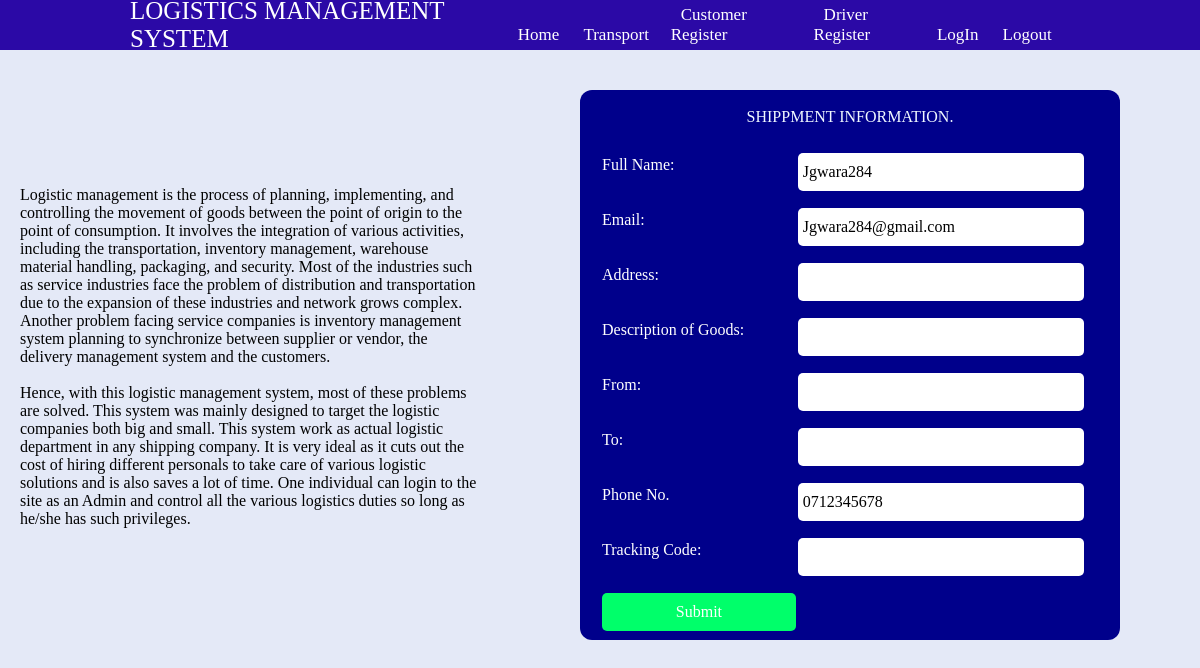
/Webpages/Transport.php (signed in), run on the app's committed database.
### tables this page shows
CREATE TABLE `users` (
  `id` int(255) NOT NULL,
  `user_id` varchar(255) NOT NULL,
  `name` varchar(255) NOT NULL,
  `email` varchar(255) NOT NULL,
  `number` varchar(255) NOT NULL,
  `password` varchar(255) NOT NULL,
  `profile_img` varchar(255) NOT NULL,
  `status` varchar(255) NOT NULL
);

### Webpages/Transport.php (the view, shortened to what this page needs)
<?php
    require_once '../Actions/DBMsconnect.php';
?>
<!DOCTYPE html>
<html lang="en">
<head>
    <link rel="stylesheet" href="../style/Style01.css">
    <link rel="stylesheet" href="../style/style02.css">
</head>
<body>
    <div class="nav">
        <div class="nav-bar">
            <span class="logo" id="navlogo"><a href="#">LOGISTICS MANAGEMENT SYSTEM</a></span>
            <div class="menu" id="menu">
                <ul class="nav-links">
                    <li><a href="../Index.php">Home</a></li>
                    <li><a href="Transport.php">Transport</a></li>
                    <li><a href="Register.php">Customer Register</a></li>
                    <li><a href="Driver.php">Driver Register</a></li>
                    <li><a href="Login.php">LogIn</a></li>
                    <li><a href="../Actions/LogOut.php">Logout</a></li>
                </ul>
            </div>
        </div>
    </div>
    <div class="viwes">
        <div class="item-list">
            <div class="list-details">
                <p>Logistic management is the process of planning, implementing, and controlling the movement of goods
                    between the point of origin to the point of consumption. It involves the integration of various
                    activities, including the transportation, inventory management, warehouse material handling,
                    packaging, and security. Most of the industries such as service industries face the problem of
                    distribution and transportation due to the expansion of these industries and network grows complex.
                    Another problem facing service companies is inventory management system planning to synchronize
                    between supplier or vendor, the delivery management system and the customers.
                </p>
                <br>
                <p>Hence, with this logistic management system, most of these problems are solved. This system was
                    mainly designed to target the logistic companies both big and small. This system work as actual
                    logistic department in any shipping company. It is very ideal as it cuts out the cost of hiring
                    different personals to take care of various logistic solutions and is also saves a lot of time. One
                    individual can login to the site as an Admin and control all the various logistics duties so long as
                    he/she has such privileges.
                </p>
            </div>
            <div class="intro">
                <div class="request"><br>
                    <p style="text-align: center; color:aliceblue;">SHIPPMENT INFORMATION.</p>
                    <form action="" method="post" class="form-proces">
                        <?php $select = "SELECT * FROM users WHERE user_id = '$_SESSION[user_id]'";
                                $query = mysqli_query($db,$select);
                                    while($name  = mysqli_fetch_array($query)){?>
                        <table class="table">
                            <tr>
                                <td>Full Name:</td>
                                <td><input type="text" name="name" readonly value="<?php echo $name['name']; ?>"></td>
                            </tr>
                            <tr>
                                <td>Email:</td>
                                <td><input type="email" name="email" readonly value="<?php echo $name['email']; ?>">
                                </td>
                            </tr>
                            <tr>
                                <td>Address:</td>
                                <td><input type="text" name="address"></td>
                            </tr>
                            <tr>
                                <td>Description of Goods:</td>
                                <td><input type="text" name="goods"></td>
                            </tr>
                            <tr>
                                <td>From:</td>
                                <td><input type="text" name="from"></td>
                            </tr>
                            <tr>
                                <td>To:</td>
                                <td><input type="text" name="to"></td>
                            </tr>
                            <tr>
                                <td>Phone No.</td>
                                <td><input type="text" name="number" readonly value="<?php echo $name['number']; ?>">
                                </td>
                            </tr>
                            <tr>
                                <td>Tracking Code:</td>
                                <td><input type="text" name="code"></td>
                            </tr>
                            <tr>
                                <td><input type="submit" name="submit" value="Submit" class="button"></td>
                            </tr>
                        </table><?php }
                    ?>
                    </form>
                </div>
            </div>
        </div>
    </div>
</body>
</html>

### style/Style01.css (style rules this page uses)
* { margin: 0; padding: 0; box-sizing: border-box; list-style: none; text-decoration: none; list-style-type: none; font-family: 'Bell MT'; }
:root { --body-color: #e4e9f7; --nav-color: #2b09a6; --side-nav: #382798; --text-color: #fff; --search-bar: #f2f2f2; --search-text: #010718; --logo-text: #fff; --border-color: grey; --button-color: rgb(37, 13, 13); --order: lightgreen; --driver: #40d3dc; }
body { background-color: var(--body-color); }
.nav { position: sticky; top: 0; height: 50px; width: 100%; background-color: var(--nav-color); z-index: 100; }
.nav-bar { position: relative; height: 100%; max-width: 1000px; width: 100%; background-color: var(--nav-color); margin: 0 auto; padding: 0 30px; display: flex; position: sticky; top: 0; align-items: center; justify-content: space-between; }
.nav-bar .logo a { font-size: 25px; font-weight: 500; color: var(--logo-text); }
.nav-bar .nav-links { display: flex; align-items: center; }
.nav-bar .nav-links li { margin: 0 5px; }
.nav-bar .nav-links li a { position: relative; font-size: 17px; font-weight: 400; color: var(--text-color); padding: 10px; }
.nav-bar .nav-links li a::before { content: ''; position: absolute; bottom: 0; left: 50%; transform: translatex(-50%); height: 6px; width: 6px; background-color: var(--text-color); border-radius: 50%; opacity: 0; transition: all 0.3s ease; }
.button { padding: 10px 50px; outline: none; border: none; color: #fff; background-color: #00ff6a; cursor: pointer; }

### style/style02.css (style rules this page uses)
.viwes .item-list { margin: 20px; display: flex; justify-content: space-between; }
.viwes .item-list .list-details { margin-top: 10%; width: 40%; }
.viwes .item-list .intro { width: 50%; margin-right: 40px; }
.request { margin: 20px; height: 550px; border-radius: 12px; background-color: darkblue; }
.form-proces { margin-top: 10px; }
.form-proces .table { margin-left: 20px; width: 90%; color: var(--text-color); }
.form-proces .table input { font-size: 16px; width: 100%; margin-top: 15px; padding: 10px 5px; border: 0; outline: none; border-radius: 5px; }

### data on the page
users: name "Jgwara284", email "Jgwara284@gmail.com", number "0712345678"
